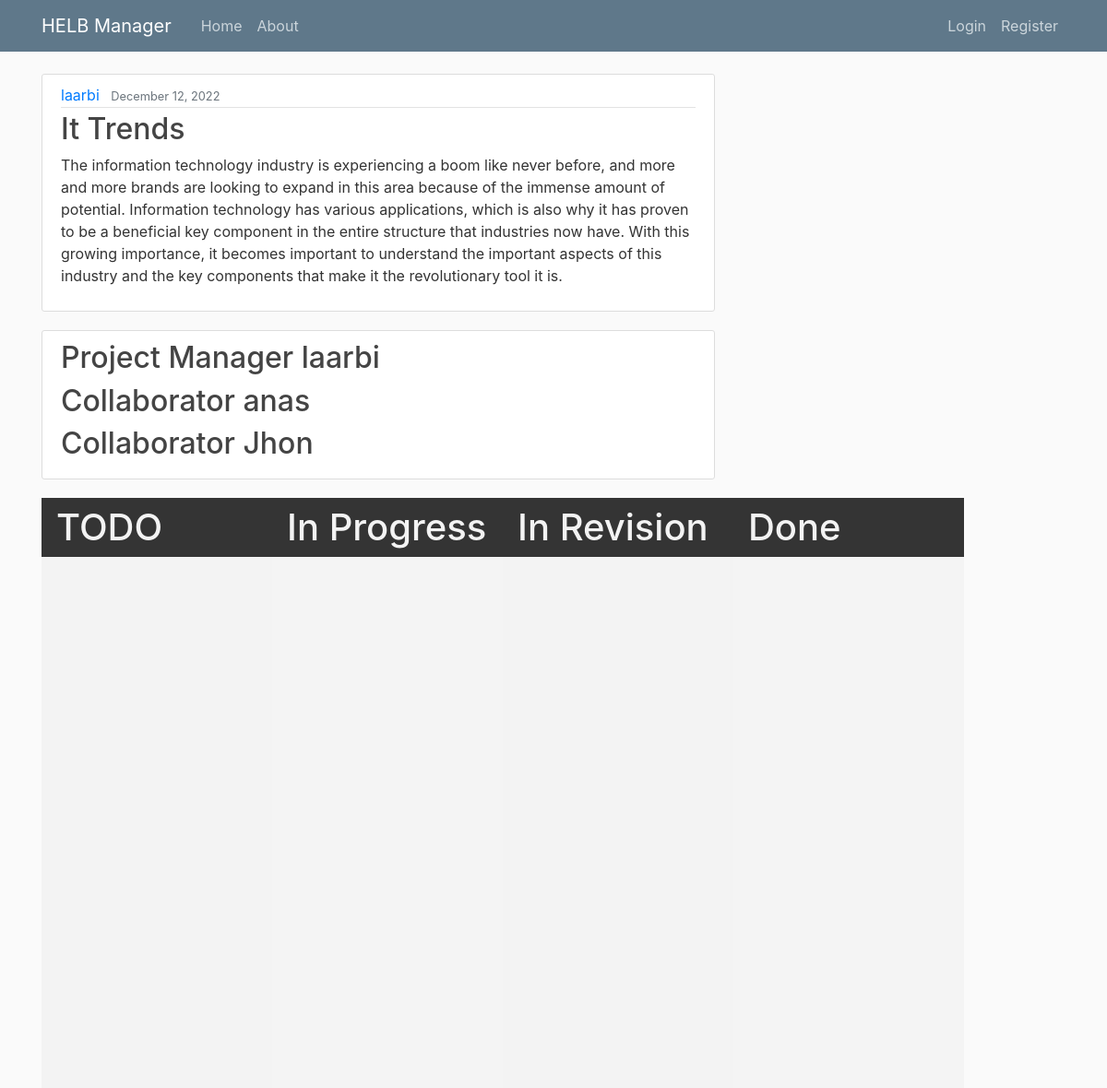
The page /project/21/ on the database its author committed.
### HELBManager/models.py (models this page shows, shortened)
class Project(models.Model):
    title= models.CharField(max_length=100)
    content= models.TextField()
    date_posted= models.DateTimeField(default=timezone.now)
    author= models.ForeignKey(User, on_delete=models.CASCADE)
    members = models.ManyToManyField(User, related_name='members', null=True, blank=True)
    status = models.CharField(max_length=100, default='TODO;In Progress;In Revision;Done')
    def get_status_as_list(self):
        return self.status.split(';')

### HELBManager/views.py (the view)
# urls.py: path('project/<int:pk>/', ProjectDetailView.as_view(), name='project-detail'),
class ProjectDetailView(DetailView):
    model = Project
    members = model.members

### HELBManager/templates/HELBManager/project_detail.html (shortened to what this page needs)
{% extends "HELBManager/base.html" %}
{% load static %}
{% block content %}
<head>
	<link rel="stylesheet" href="{% static 'HELBManager/style.css' %}" />
</head>
<article class="media content-section">
    <div class="media-body">
        <div class="article-metadata">
            <a class="mr-2" href="#">{{ object.author }}</a>
            <small class="text-muted">{{ object.date_posted|date:"F d, Y" }}</small>
        </div>
        <h2 class="article-title"> {{ object.title }}</h2>
        <p class="article-content">{{ object.content }}</p>
    </div>
</article>
    <article class="media content-section">
        <div>
            <h2>Project Manager {{ object.author }}</h2>
                  {% for member in object.members.all %}
                      <h2>Collaborator {{ member }} </h2>
                  {% endfor  %}
        </div>
    </article>
    <div class="todo-container">
        {% for status in object.get_status_as_list %}
            {% if forloop.first %}
                <div class="status" id="no_status">
                    <h1>{{ status }}</h1>
                </div>
            {% else %}
                <div class="status">
                    <h1>{{ status }}</h1>
                </div>
            {% endif %}
        {% endfor %}
    </div>
{% endblock content %}

### HELBManager/static/HELBManager/main.css (style rules this page uses)
body { background: #fafafa; color: #333333; margin-top: 5rem; }
h1, h2, h3, h4, h5, h6 { color: #444444; }
.content-section { background: #ffffff; padding: 10px 20px; border: 1px solid #dddddd; border-radius: 3px; margin-bottom: 20px; }
.article-title { color: #444444; }
.article-content { white-space: pre-line; }
.article-metadata { padding-bottom: 1px; margin-bottom: 4px; border-bottom: 1px solid #e3e3e3 }

### HELBManager/static/HELBManager/style.css (style rules this page uses)
.todo-container { width: 1000px; height: 80vh; display: flex; }
.status { width: 25%; background-color: #f3f3f3; position: relative; padding: 60px 1rem 0.5rem; }
.status:nth-child(even) { background-color: #e9e9e96b; }
.status h1 { position: absolute; top: 0; left: 0; background-color: #343434; color: #f3f3f3; margin: 0; width: 100%; padding: 0.5rem 1rem; }

### rows shown on the page
Project: author "laarbi", date_posted "December 12, 2022", title "It Trends", content "The information technology industry is experiencing a boom like never before, and more and more brands are looking to expand in this area because of the immense amount of potential. Information technology has various applications, which is also why it has proven to be a beneficial key component in the entire structure that industries now have. With this growing importance, it becomes important to understand the important aspects of this industry and the key components that make it the revolutionary tool it is."

### other values the page prints
{{ member }} "anas"
{{ member }} "Jhon"
{{ status }} "TODO"
{{ status }} "In Progress" "In Revision" "Done"
